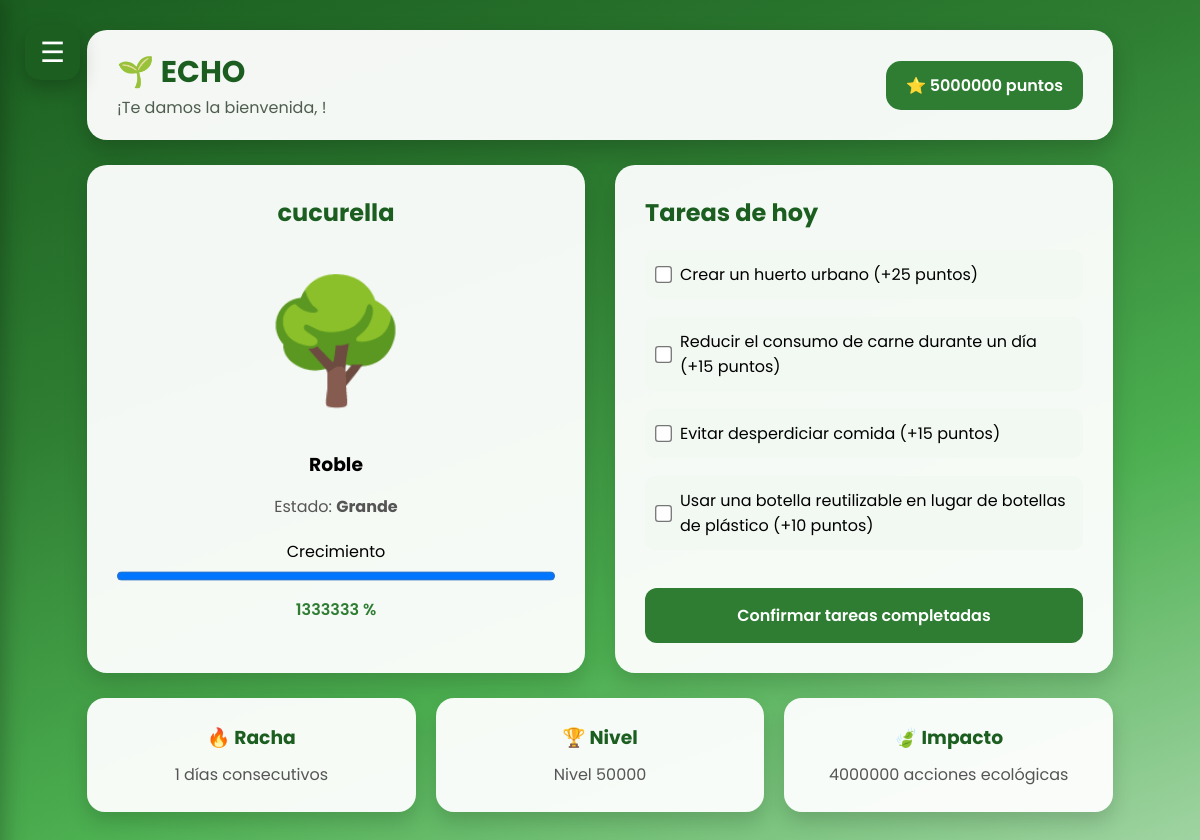
Page /dashboard (signed in) on the committed database.
### main.py (models this page shows, shortened)
class User(db.Model):
    id = db.Column(db.Integer, primary_key=True)
    email = db.Column(db.String(100), unique=True, nullable=False)
    password = db.Column(db.String(100), nullable=False)
    username = db.Column(db.String(100), nullable=True)
    points = db.Column(db.Integer, default=0)
    plant_name = db.Column(db.String(200), default=0)
    plant_type = db.Column(db.String(200), default=0)
    streak = db.Column(db.Integer, default=0)
    lvl = db.Column(db.Integer, default=0)
    impact = db.Column(db.Integer, default=0)

### main.py (the view)
@app.route('/dashboard', methods=['GET', 'POST'])
def dashboard():
    if 'user_id' in session:
        user_id = session['user_id']
        create_task(user_id)
        user = User.query.get(user_id)
        tareas = Task.query.filter_by(
            user_id=user_id,
            date=str(date.today())
        ).all()
        return render_template(
            'dashboard.html',
            user=user,
            tareas=tareas
        )
    else:
        return redirect('/')

### main.py (called while the page is built)
def create_task(user_id):
    hoy = str(date.today())
    tareas_hoy = Task.query.filter_by(
        user_id=user_id,
        date=hoy
    ).first()
    if tareas_hoy:
        return
    tareas_aleatorias = random.sample(tareas, 4)
    for tarea in tareas_aleatorias:
        db.session.add(Task(
            user_id=user_id,
            name=tarea["id"],
            points=tarea["points"],
            completed=False,
            date=str(date.today())
        ))
    db.session.commit()

### templates/dashboard.html (shortened to what this page needs)
<!DOCTYPE html>
<html lang="es">
<head>
    <link rel="stylesheet" href="../static/css/principal.css">
</head>
<body>
    <header class="encabezado">
        <div>
            <h1>🌱 ECHO</h1>
            <p>¡Te damos la bienvenida, {{user.name}}!</p>
        </div>
        <div class="puntos">
            ⭐ {{user.points}} puntos
        </div>
    </header>
    <main class="contenido">
        <section class="planta">
            <h2>{{ user.plant_name }}</h2>
            <div class="imagen-planta">
                {% if user.impact < 100 %}
                    🌱
                {% elif user.impact < 200 %}
                    🌾
                {% else %}
                    🌳
                {% endif %}
            </div>
            <h3>{{ user.plant_type }}</h3>
            <p class="estado">
                Estado: <strong>
                {% if user.impact < 100 %}
                    Pequeña
                {% elif user.impact < 200 %}
                    Mediana
                {% else %}
                    Grande
                {% endif %}
                </strong>
            </p>
            <div class="progreso">
                <label>Crecimiento</label>
                <progress value="{{ user.impact//3 }}" max="100"></progress>
                <span>{{ user.impact //3 }} %</span>
            </div>
        </section>
        <section class="tareas">
            <h2>Tareas de hoy</h2>
            <form action="/completar_tareas" method="POST">
            {% if tareas %}
                {% for task in tareas %}
                    {% if task.completed %}
                        <div class="tarea completada">
                            <input
                            type="checkbox"
                            name="tareas"
                            value="{{ task.id }}"
                            checked
                            disabled>
                            <label>
                                {{ task.name }}
                                (+{{ task.points }} {{ _("puntos") }})
                            </label>
                        </div>
                    {% else %}
                        <div class="tarea">
                            <input
                            type="checkbox"
                            name="tareas"
                            value="{{ task.id }}">
                            <label>
                                {{ task.name }}
                                (+{{ task.points }} puntos)
                            </label>
                        </div>
                    {% endif %}
                {% endfor %}
            {% else %}
                <p>No tienes tareas pendientes 🎉</p>
            {% endif %}
            <button class="boton-principal">
            Confirmar tareas completadas
            </button>
            </form>
        </section>
    </main>
    <section class="resumen">
        <div class="card">
            <h3>🔥 Racha</h3>
            <p>{{ user.streak }} días consecutivos</p>
        </div>
        <div class="card">
            <h3>🏆 Nivel</h3>
            <p>Nivel {{ user.lvl }}</p>
        </div>
        <div class="card">
            <h3>🍃 Impacto</h3>
            <p>{{ user.impact }} acciones ecológicas</p>
        </div>
    </section>
<button class="menu-btn" onclick="abrirMenu()">
    ☰
</button>
</body>
</html>

### static/css/principal.css (style rules this page uses)
* { margin:0; padding:0; box-sizing:border-box; font-family:'Poppins', sans-serif; }
body { min-height:100vh; background:linear-gradient(160deg,#1B5E20,#2E7D32,#4CAF50,#A5D6A7); display:flex; flex-direction:column; align-items:center; padding:30px; }
.encabezado { width:90%; max-width:1100px; background:rgba(255,255,255,0.95); border-radius:20px; padding:20px 30px; display:flex; justify-content:space-between; align-items:center; box-shadow:0 10px 25px rgba(0,0,0,.2); margin-bottom:25px; }
.encabezado h1 { color:#1B5E20; font-size:30px; }
.encabezado p { color:#4E5D4E; }
.puntos { background:#2E7D32; color:white; padding:12px 20px; border-radius:15px; font-weight:600; }
.contenido { width:90%; max-width:1100px; display:flex; gap:30px; margin-bottom:25px; }
.planta, .tareas { flex:1; background:rgba(255,255,255,.95); border-radius:20px; padding:30px; box-shadow:0 10px 25px rgba(0,0,0,.15); }
.planta { text-align:center; }
.planta h2, .tareas h2 { color:#1B5E20; margin-bottom:20px; }
.imagen-planta { font-size:120px; margin:20px 0; }
.estado { margin:15px 0; color:#555; }
.progreso { margin-top:20px; }
progress { width:100%; height:18px; }
.progreso span { display:block; margin-top:8px; color:#2E7D32; font-weight:600; }
.tarea { display:flex; align-items:center; gap:10px; margin:18px 0; padding:12px; border-radius:10px; background:#F2F8F2; }
.tarea input { transform:scale(1.3); accent-color:#2E7D32; }
.boton-principal { width:100%; margin-top:20px; padding:15px; border:none; border-radius:12px; background:#2E7D32; color:white; font-size:16px; font-weight:600; cursor:pointer; transition:.3s; }
.resumen { width:90%; max-width:1100px; display:flex; gap:20px; margin-bottom:25px; }
.card { flex:1; background:rgba(255,255,255,.95); border-radius:18px; padding:25px; text-align:center; box-shadow:0 10px 20px rgba(0,0,0,.15); }
.card h3 { color:#1B5E20; margin-bottom:10px; }
.card p { color:#555; }
.menu-btn { position:fixed; top:25px; left:25px; width:55px; height:55px; border:none; border-radius:15px; background:#1B5E20; color:white; font-size:28px; cursor:pointer; box-shadow:0 8px 20px rgba(0,0,0,.25); transition:.3s; z-index:1001; }

### rows in the picture
User: points "5000000", plant_name "cucurella", plant_type "Roble", impact "1333333", streak "1", lvl "50000", impact "4000000"

### other values in the picture
{{ task.name }} "Crear un huerto urbano" "Reducir el consumo de carne durante un día" "Evitar desperdiciar comida" "Usar una botella reutilizable en lugar de botellas de plástico"
{{ task.points }} "25" "15" "15" "10"
